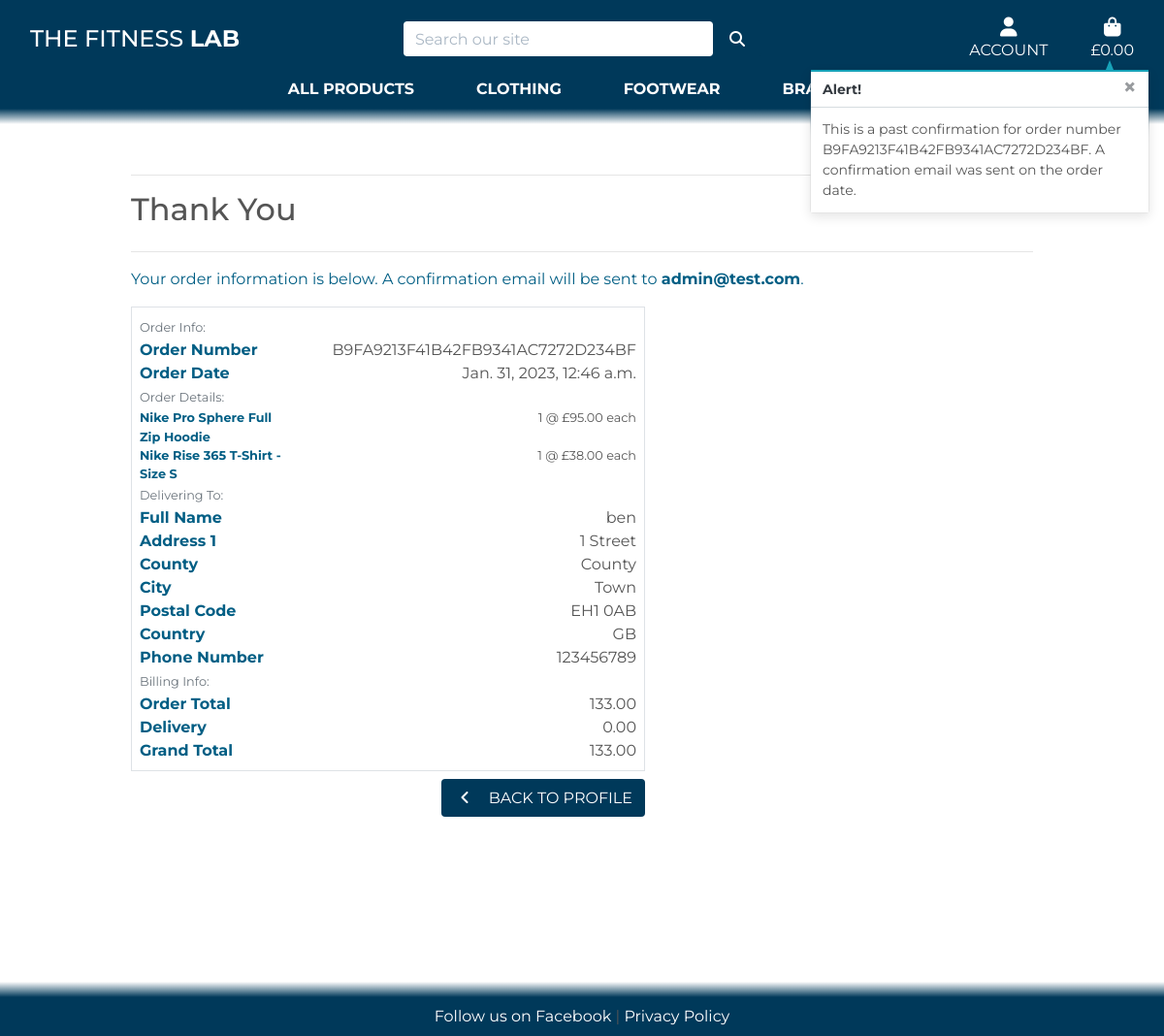
Page /profile/order_history/B9FA9213F41B42FB9341AC7272D234BF on the committed database.
### checkout/models.py (models this page shows, shortened)
class Order(models.Model):
    order_number = models.CharField(max_length=32, null=False, editable=False)
    user_profile = models.ForeignKey(UserProfile, on_delete=models.SET_NULL,
                                     null=True, blank=True,
                                     related_name='orders')
    full_name = models.CharField(max_length=50, null=False, blank=False)
    email = models.EmailField(max_length=254, null=False, blank=False)
    phone_number = models.CharField(max_length=20, null=False, blank=False)
    address_line1 = models.CharField(max_length=80, null=False, blank=False)
    address_line2 = models.CharField(max_length=80, null=True, blank=True)
    city = models.CharField(max_length=40, null=False, blank=False)
    county = models.CharField(max_length=80, null=True, blank=True)
    country = CountryField(blank_label='Country *', null=False, blank=False)
    postcode = models.CharField(max_length=20, null=True, blank=True)
    date = models.DateTimeField(auto_now_add=True)
    delivery_cost = models.DecimalField(max_digits=6, decimal_places=2,
                                        null=False, default=0)
    order_total = models.DecimalField(max_digits=10, decimal_places=2,
                                      null=False, default=0)
    grand_total = models.DecimalField(max_digits=10, decimal_places=2,
                                      null=False, default=0)
    original_basket = models.TextField(null=False, blank=False, default='')
    stripe_pid = models.CharField(max_length=254, null=False,
                                  blank=False, default='')

class OrderLineItem(models.Model):
    order = models.ForeignKey(Order, null=False, blank=False,
                              on_delete=models.CASCADE,
                              related_name='lineitems')
    item = models.ForeignKey(Item, null=False, blank=False,
                             on_delete=models.CASCADE)
    item_size = models.CharField(max_length=2, null=True,
                                 blank=True)  # XS, S, M, L, XL
    quantity = models.IntegerField(null=False, blank=False, default=0)
    lineitem_total = models.DecimalField(max_digits=6, decimal_places=2,
                                         null=False, blank=False,
                                         editable=False)

### items/models.py (models this page shows, shortened)
class Item(models.Model):
    category = models.ForeignKey('Category', null=True, blank=True,
                                 on_delete=models.SET_NULL)
    name = models.CharField(max_length=250)
    brand = models.ForeignKey(Brand, on_delete=models.CASCADE, default=1)
    description = models.TextField()
    has_sizes = models.BooleanField(default=False, null=True, blank=True)
    sku = models.CharField(max_length=250, null=True, blank=True)
    price = models.DecimalField(max_digits=6, decimal_places=2)
    color = models.CharField(max_length=25, null=True, blank=True)
    rating = models.DecimalField(max_digits=6, decimal_places=2,
                                 null=True, blank=True)
    image = models.ImageField(null=True, blank=True)

### profiles/views.py (the view)
# urls.py: path('order_history/<order_number>',
def order_history(request, order_number):
    order = get_object_or_404(Order, order_number=order_number)
    messages.info(request, (
        f'This is a past confirmation for order number {order_number}. '
        'A confirmation email was sent on the order date.'
    ))
    template = 'checkout/checkout_success.html'
    context = {
        'order': order,
        'from_profile': True,
    }
    return render(request, template, context)

### basket/contexts.py (called while the page is built, shortened)
def basket_contents(request):
    basket_items = []
    total = 0
    item_count = 0
    basket = request.session.get('basket', {})
    if total < settings.FREE_DELIVERY_THRESHOLD:
        delivery = total * Decimal(settings.STANDARD_DELIVERY_PERCENTAGE / 100)
        free_delivery_delta = settings.FREE_DELIVERY_THRESHOLD - total
    else:
        delivery = 0
        free_delivery_delta = 0
    grand_total = delivery + total
    context = {
        'basket_items': basket_items,
        'total': total,
        'item_count': item_count,
        'delivery': delivery,
        'free_delivery_delta': free_delivery_delta,
        'free_delivery_threshold': settings.FREE_DELIVERY_THRESHOLD,
        'grand_total': grand_total,
    }
    return context

### checkout/templates/checkout/checkout_success.html (shortened to what this page needs)
{% extends "base.html" %}
{% load static %}
{% block extra_css %}
    <link rel="stylesheet" href="{% static 'checkout/css/checkout.css' %}">
{% endblock %}
{% block page_header %}
    <div class="container header-container">
    </div>
{% endblock %}
{% block content %}
    <div class="overlay"></div>
    <div class="container">
        <div class="row">
            <div class="col">
                <hr>
                <h2 class="mb-4">Thank You</h2>
                <hr>
                <p class="text-black">Your order information is below. A confirmation email will be sent to <strong>{{ order.email }}</strong>.</p>
            </div>
        </div>
        <div class="row">
            <div class="col-12 col-lg-7">
                <div class="order-confirmation-wrapper p-2 border">
                    <div class="row">
                        <div class="col">
                            <small class="text-muted">Order Info:</small>
                        </div>
                    </div>
                    <div class="row">
                        <div class="col-12 col-md-4">
                            <p class="mb-0 text-black font-weight-bold">Order Number</p>
                        </div>
                        <div class="col-12 col-md-8 text-md-right">
                            <p class="mb-0">{{ order.order_number }}</p>
                        </div>
                    </div>
                    <div class="row">
                        <div class="col-12 col-md-4">
                            <p class="mb-0 text-black font-weight-bold">Order Date</p>
                        </div>
                        <div class="col-12 col-md-8 text-md-right">
                            <p class="mb-0">{{ order.date }}</p>
                        </div>
                    </div>
                    <div class="row">
                        <div class="col">
                            <small class="text-muted">Order Details:</small>
                        </div>
                    </div>
                    {% for product in order.lineitems.all %}
                    <div class="row">
                        <div class="col-12 col-md-4">
                            <p class="small mb-0 text-black font-weight-bold">
                                {{ product.item.name }}{% if product.item_size %} - Size {{ product.item_size|upper }}{% endif %}
                            </p>
                        </div>
                        <div class="col-12 col-md-8 text-md-right">
                            <p class="small mb-0">{{ product.quantity }} @ £{{ product.item.price }} each</p>
                        </div>
                    </div>
                    {% endfor %}
                    <div class="row">
                        <div class="col">
                            <small class="text-muted">Delivering To:</small>
                        </div>
                    </div>
                    <div class="row">
                        <div class="col-12 col-md-4">
                            <p class="mb-0 text-black font-weight-bold">Full Name</p>
                        </div>
                        <div class="col-12 col-md-8 text-md-right">
                            <p class="mb-0">{{ order.full_name }}</p>
                        </div>
                    </div>
                    <div class="row">
                        <div class="col-12 col-md-4">
                            <p class="mb-0 text-black font-weight-bold">Address 1</p>
                        </div>
                        <div class="col-12 col-md-8 text-md-right">
                            <p class="mb-0">{{ order.address_line1 }}</p>
                        </div>
                    </div>
                    {% if order.county %}
                    <div class="row">
                        <div class="col-12 col-md-4">
                            <p class="mb-0 text-black font-weight-bold">County</p>
                        </div>
                        <div class="col-12 col-md-8 text-md-right">
                            <p class="mb-0">{{ order.county }}</p>
                        </div>
                    </div>
                    {% endif %}
                    <div class="row">
                        <div class="col-12 col-md-4">
                            <p class="mb-0 text-black font-weight-bold">City</p>
                        </div>
                        <div class="col-12 col-md-8 text-md-right">
                            <p class="mb-0">{{ order.city }}</p>
                        </div>
                    </div>
                    {% if order.postcode %}
                    <div class="row">
                        <div class="col-12 col-md-4">
                            <p class="mb-0 text-black font-weight-bold">Postal Code</p>
                        </div>
                        <div class="col-12 col-md-8 text-md-right">
                            <p class="mb-0">{{ order.postcode }}</p>
                        </div>
                    </div>
                    {% endif %}
                    <div class="row">
                        <div class="col-12 col-md-4">
                            <p class="mb-0 text-black font-weight-bold">Country</p>
                        </div>
                        <div class="col-12 col-md-8 text-md-right">
                            <p class="mb-0">{{ order.country }}</p>
                        </div>
                    </div>
                    <div class="row">
                        <div class="col-12 col-md-4">
                            <p class="mb-0 text-black font-weight-bold">Phone Number</p>
                        </div>
                        <div class="col-12 col-md-8 text-md-right">
                            <p class="mb-0">{{ order.phone_number }}</p>
                        </div>
                    </div>
                    <div class="row">
                        <div class="col">
                            <small class="text-muted">Billing Info:</small>
                        </div>
                    </div>
                    <div class="row">
                        <div class="col-12 col-md-4">
                            <p class="mb-0 text-black font-weight-bold">Order Total</p>
                        </div>
                        <div class="col-12 col-md-8 text-md-right">
                            <p class="mb-0">{{ order.order_total }}</p>
                        </div>
                    </div>
                    <div class="row">
                        <div class="col-12 col-md-4">
                            <p class="mb-0 text-black font-weight-bold">Delivery</p>
                        </div>
                        <div class="col-12 col-md-8 text-md-right">
                            <p class="mb-0">{{ order.delivery_cost }}</p>
                        </div>
                    </div>
                    <div class="row">
                        <div class="col-12 col-md-4">
                            <p class="mb-0 text-black font-weight-bold">Grand Total</p>
                        </div>
                        <div class="col-12 col-md-8 text-md-right">
                            <p class="mb-0">{{ order.grand_total }}</p>
                        </div>
                    </div>
                </div>
            </div>
        </div>
        <div class="row">
			<div class="col-12 col-lg-7 text-right">
				{% if from_profile %}
                    <a href="{% url 'profile' %}" class="btn btn-black rounded my-2">
                        <span class="icon mr-2">
                            <i class="fas fa-angle-left"></i>
                        </span>
                        <span class="text-uppercase">Back to Profile</span>
                    </a>
                {% endif %}
			</div>
		</div>
    </div>
{% endblock %}

### static/css/base.css (style rules this page uses)
html { height: 100%; }
body { background: url('/media/white-shoe-background.webp') no-repeat center center fixed; background-size: cover; height: calc(100vh - 164px); color: #555; font-family: 'Montserrat'; }
.icon { align-items: center; display: inline-flex; justify-content: center; height: 1.5rem; width: 1.5rem; }
.btn-black { background: #00395a; color: white; }
.text-black { color: #005e84 !important; }
.overlay { height: 100%; width: 100%; top: 0; left: 0; position: fixed; background: white; z-index: -1; }
@media (min-width: 1200px) { .container { max-width: 80%; } }
@media (min-width: 992px) { .header-container { padding-top: 164px; } }

### rows in the picture
Order: email "admin@test.com", order_number "B9FA9213F41B42FB9341AC7272D234BF", date "Jan. 31, 2023, 12:46 a.m.", full_name "ben", address_line1 "1 Street", county "County", city "Town", postcode "EH1 0AB", country "GB", phone_number "123456789", order_total "133.00", delivery_cost "0.00", grand_total "133.00"
OrderLineItem: item.name "Nike Pro Sphere Full Zip Hoodie", quantity "1", item.price "95.00"
OrderLineItem: item.name "Nike Rise 365 T-Shirt", item_size "S", quantity "1", item.price "38.00"

### other values in the picture
{{ message }} "This is a past confirmation for order number B9FA9213F41B42FB9341AC7272D234BF. A confirmation email was sent on the order date."
